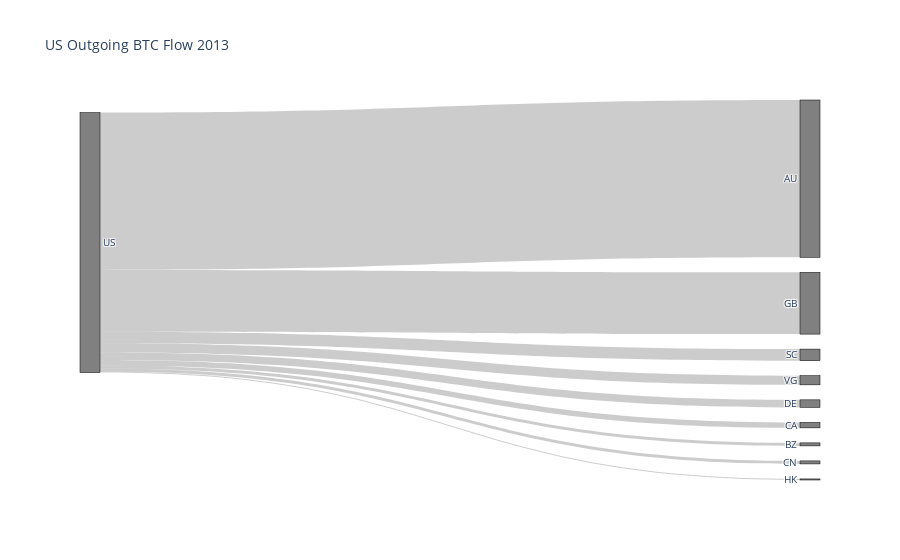
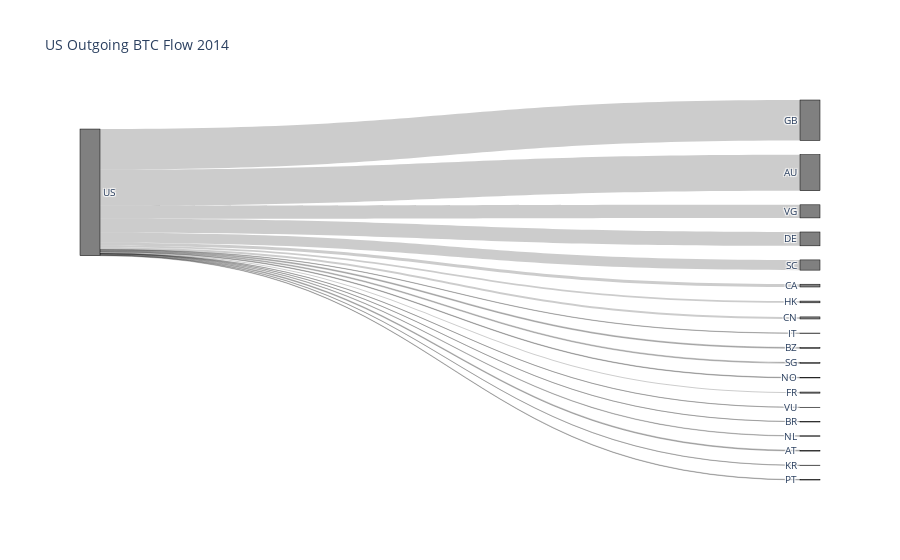
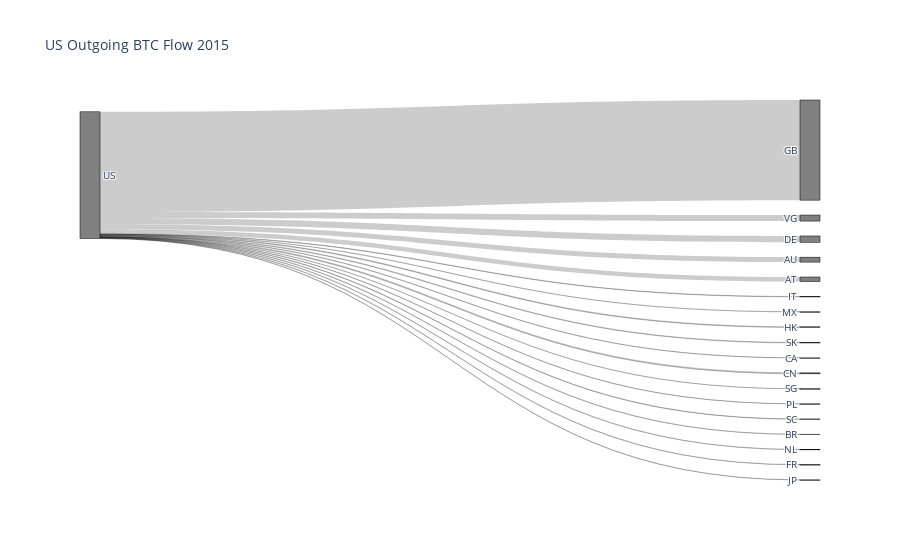
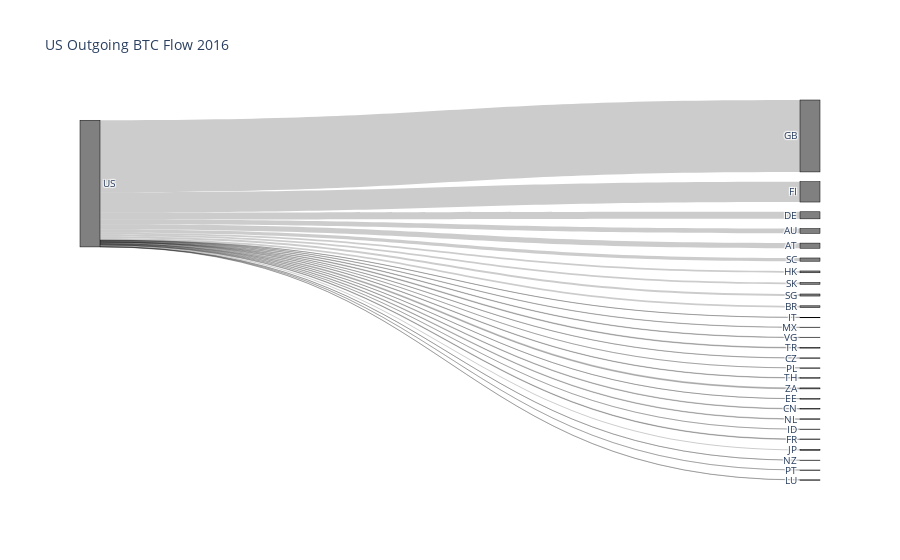

The notebook cell these images were saved under, in order:
### Code cell
pairs = expanded_df.copy()

for year in range(2013, 2023):

    grouped_df = pairs[pairs.year == year].groupby(['src_jurisdictions', 'dst_jurisdictions'])['value_USD'].sum()
    src_countries = list(grouped_df.index.get_level_values(0).unique())
    dst_countries = list(grouped_df.index.get_level_values(1).unique())
    all_countries = list(set(src_countries + dst_countries))

    countries_index = {}
    for i, country in enumerate(all_countries):
        countries_index[country] = i

    sources = []
    target = []
    values = []
    text = []
    for element in grouped_df.index:
        src = element[0]
        dst = element[1]
        value = grouped_df[element]
    
        if src == 'US' and value > 10000:
            sources.append(countries_index[src])
            target.append(countries_index[dst] + len(countries_index))
            values.append(value)
            text.append(f'{value}')

    # Sankey Diagram
    fig = go.Figure(data=[go.Sankey(
        node = dict(
          pad = 15,
          thickness = 20,
          line = dict(color = "black", width = 0.5),
          label = all_countries + all_countries,
          color = "gray"
        ),
        link = dict(
          source = sources, # indices correspond to labels, eg A1, A2, A1, B1, ...
          target = target,
          value = values,
      ))])
    fig.update_layout(title_text=f'US Outgoing BTC Flow {year}', font_size=10)
    pio.write_image(fig, f'figs/us_flow{year}.png')
    fig.show()

### Figure 1 — Plotly figure (JSON) as saved in the notebook; plotly's stock layout.template omitted (floating-point values rounded to 4 significant figures)
{"data": [{"link": {"source": [23, 23, 23, 23, 23, 23, 23, 23, 23], "target": [26, 32, 33, 37, 40, 45, 28, 36, 25], "value": [1774000.0, 34150.0, 61630.0, 34150.0, 85130.0, 696500.0, 12150.0, 130700.0, 103200.0]}, "node": {"color": "gray", "label": ["IT", "VG", "AU", "CZ", "HK", "SK", "TR", "HR", "BZ", "CA", "SG", "NO", "SC", "CN", "IR", "BR", "DE", "NL", "IN", "KR", "AT", "GB", "RU", "US", "IT", "VG", "AU", "CZ", "HK", "SK", "TR", "HR", "BZ", "CA", "SG", "NO", "SC", "CN", "IR", "BR", "DE", "NL", "IN", "KR", "AT", "GB", "RU", "US"], "line": {"color": "black", "width": 0.5}, "pad": 15, "thickness": 20}, "type": "sankey"}], "layout": {"font": {"size": 10}, "title": {"text": "US Outgoing BTC Flow 2013"}}}

### Figure 2 — Plotly figure (JSON) as saved in the notebook; plotly's stock layout.template omitted (floating-point values rounded to 4 significant figures)
{"data": [{"link": {"source": [39, 39, 39, 39, 39, 39, 39, 39, 39, 39, 39, 39, 39, 39, 39, 39, 39, 39, 39], "target": [73, 42, 64, 50, 51, 60, 65, 71, 75, 45, 40, 72, 68, 53, 76, 59, 52, 43, 62], "value": [53110.0, 2279000.0, 11810.0, 59060.0, 176300.0, 132000.0, 874200.0, 71130.0, 2560000.0, 110200.0, 19000.0, 18040.0, 26240.0, 35680.0, 29410.0, 645600.0, 55290.0, 827200.0, 12510.0]}, "node": {"color": "gray", "label": ["IT", "MX", "AU", "VG", "CZ", "HK", "TR", "TW", "SK", "HR", "BZ", "CA", "SG", "NO", "PL", "FI", "AR", "TH", "EE", "SC", "CN", "ID", "VU", "IR", "BR", "DE", "DK", "ZA", "NL", "VN", "NZ", "FR", "KR", "AT", "BE", "GB", "PT", "RU", "JP", "US", "IT", "MX", "AU", "VG", "CZ", "HK", "TR", "TW", "SK", "HR", "BZ", "CA", "SG", "NO", "PL", "FI", "AR", "TH", "EE", "SC", "CN", "ID", "VU", "IR", "BR", "DE", "DK", "ZA", "NL", "VN", "NZ", "FR", "KR", "AT", "BE", "GB", "PT", "RU", "JP", "US"], "line": {"color": "black", "width": 0.5}, "pad": 15, "thickness": 20}, "type": "sankey"}], "layout": {"font": {"size": 10}, "title": {"text": "US Outgoing BTC Flow 2014"}}}

### Figure 3 — Plotly figure (JSON) as saved in the notebook; plotly's stock layout.template omitted (floating-point values rounded to 4 significant figures)
{"data": [{"link": {"source": [39, 39, 39, 39, 39, 39, 39, 39, 39, 39, 39, 39, 39, 39, 39, 39, 39, 39], "target": [73, 42, 63, 51, 59, 64, 71, 74, 45, 40, 78, 41, 67, 53, 58, 52, 46, 43], "value": [585600.0, 633400.0, 34900.0, 13380.0, 123100.0, 808800.0, 44090.0, 12870000.0, 90510.0, 54280.0, 19770.0, 14180.0, 42930.0, 26220.0, 45810.0, 24170.0, 72490.0, 774200.0]}, "node": {"color": "gray", "label": ["IT", "MX", "AU", "VG", "CZ", "HK", "SK", "TR", "TW", "HR", "BZ", "CA", "SG", "PL", "FI", "AR", "TH", "EE", "SC", "CN", "ID", "VU", "IR", "BR", "DE", "DK", "ZA", "NL", "VN", "NZ", "MH", "FR", "KR", "AT", "GB", "PT", "LU", "RU", "JP", "US", "IT", "MX", "AU", "VG", "CZ", "HK", "SK", "TR", "TW", "HR", "BZ", "CA", "SG", "PL", "FI", "AR", "TH", "EE", "SC", "CN", "ID", "VU", "IR", "BR", "DE", "DK", "ZA", "NL", "VN", "NZ", "MH", "FR", "KR", "AT", "GB", "PT", "LU", "RU", "JP", "US"], "line": {"color": "black", "width": 0.5}, "pad": 15, "thickness": 20}, "type": "sankey"}], "layout": {"font": {"size": 10}, "title": {"text": "US Outgoing BTC Flow 2015"}}}

### Figure 4 — Plotly figure (JSON) as saved in the notebook; plotly's stock layout.template omitted (floating-point values rounded to 4 significant figures)
{"data": [{"link": {"source": [40, 40, 40, 40, 40, 40, 40, 40, 40, 40, 40, 40, 40, 40, 40, 40, 40, 40, 40, 40, 40, 40, 40, 40, 40, 40, 40], "target": [75, 44, 67, 62, 46, 66, 60, 56, 73, 76, 47, 63, 42, 80, 78, 43, 70, 72, 55, 77, 61, 54, 48, 58, 49, 45, 69], "value": [1116000.0, 1037000.0, 377800.0, 114300.0, 57650.0, 1537000.0, 31900.0, 4426000.0, 123300.0, 15630000.0, 393700.0, 27120.0, 33040.0, 238700.0, 40320.0, 64440.0, 123500.0, 24220.0, 19190.0, 17340.0, 704100.0, 447200.0, 376800.0, 98670.0, 149000.0, 104400.0, 216800.0]}, "node": {"color": "gray", "label": ["", "IT", "MX", "AU", "VG", "CZ", "HK", "SK", "TR", "TW", "HR", "BZ", "CA", "SG", "PL", "FI", "AR", "TH", "PA", "EE", "SC", "CN", "ID", "VU", "IR", "DE", "BR", "DK", "ZA", "NL", "VN", "NZ", "FR", "KR", "AT", "GB", "PT", "LU", "RU", "JP", "US", "", "IT", "MX", "AU", "VG", "CZ", "HK", "SK", "TR", "TW", "HR", "BZ", "CA", "SG", "PL", "FI", "AR", "TH", "PA", "EE", "SC", "CN", "ID", "VU", "IR", "DE", "BR", "DK", "ZA", "NL", "VN", "NZ", "FR", "KR", "AT", "GB", "PT", "LU", "RU", "JP", "US"], "line": {"color": "black", "width": 0.5}, "pad": 15, "thickness": 20}, "type": "sankey"}], "layout": {"font": {"size": 10}, "title": {"text": "US Outgoing BTC Flow 2016"}}}
